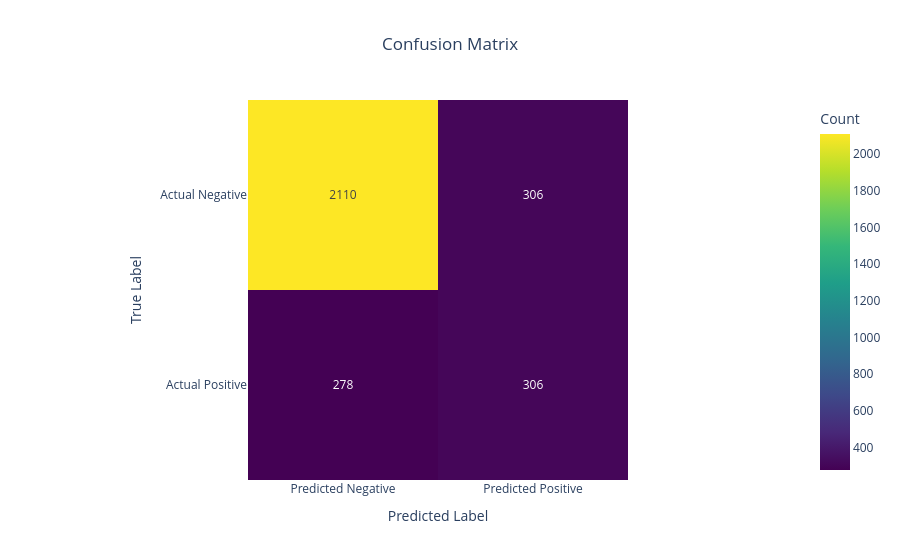

The cell this chart's notebook holds for it:
### Code cell
import pandas as pd
import plotly.express as px
from sklearn.metrics import confusion_matrix

# Generate predictions
y_pred = clf.predict(x_test)

# Calculate confusion matrix
cm = confusion_matrix(y_test, y_pred)

# Create DataFrame
cm_df = pd.DataFrame(
    cm,
    index=['Actual Negative', 'Actual Positive'],
    columns=['Predicted Negative', 'Predicted Positive']
)

# Create interactive heatmap
fig = px.imshow(
    cm_df,
    text_auto=True,
    color_continuous_scale="Viridis",
    title="Confusion Matrix",
    labels={
        "x": "Predicted Label",
        "y": "True Label",
        "color": "Count"
    }
)

# Customize layout
fig.update_layout(
    title={
        'text': "Confusion Matrix",
        'x': 0.5,
        'xanchor': 'center'
    },
    xaxis_title="Predicted Label",
    yaxis_title="True Label",
    coloraxis_showscale=True
)

fig.show()

### Figure 1 — Plotly figure (JSON) as saved in the notebook; plotly's stock layout.template omitted (floating-point values rounded to 4 significant figures)
{"data": [{"coloraxis": "coloraxis", "hovertemplate": "Predicted Label: %{x}<br>True Label: %{y}<br>Count: %{z}<extra></extra>", "name": "0", "texttemplate": "%{z}", "type": "heatmap", "x": ["Predicted Negative", "Predicted Positive"], "xaxis": "x", "y": ["Actual Negative", "Actual Positive"], "yaxis": "y", "z": [[2110, 306], [278, 306]]}], "layout": {"coloraxis": {"autocolorscale": false, "colorbar": {"title": {"text": "Count"}}, "colorscale": [[0, "#440154"], [0.1111, "#482878"], [0.2222, "#3e4989"], [0.3333, "#31688e"], [0.4444, "#26828e"], [0.5556, "#1f9e89"], [0.6667, "#35b779"], [0.7778, "#6ece58"], [0.8889, "#b5de2b"], [1, "#fde725"]], "showscale": true}, "title": {"text": "Confusion Matrix", "x": 0.5, "xanchor": "center"}, "xaxis": {"anchor": "y", "constrain": "domain", "domain": [0, 1], "scaleanchor": "y", "title": {"text": "Predicted Label"}}, "yaxis": {"anchor": "x", "autorange": "reversed", "constrain": "domain", "domain": [0, 1], "title": {"text": "True Label"}}}}
